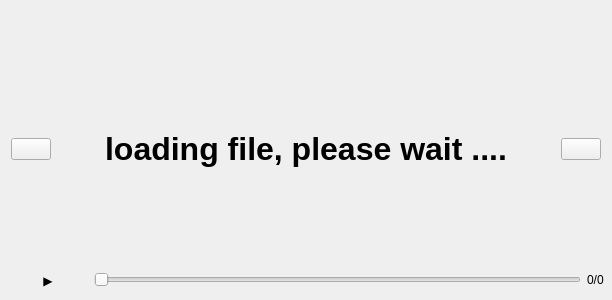
<?xml version="1.0" encoding="UTF-8"?>
<ui version="4.0">
 <class>ImgViewerWindow</class>
 <widget class="QWidget" name="ImgViewerWindow">
  <property name="geometry">
   <rect>
    <x>0</x>
    <y>0</y>
    <width>612</width>
    <height>300</height>
   </rect>
  </property>
  <property name="windowTitle">
    <string notr="true"/>
  </property>
  <layout class="QGridLayout" name="gridLayout">
   <item row="0" column="1">
    <widget class="QLabel" name="imgViewer">
     <property name="text">
      <string>&lt;html&gt;&lt;head/&gt;&lt;body&gt;&lt;p&gt;&lt;span style=&quot; font-size:24pt; font-weight:600;&quot;&gt;loading file, please wait ....&lt;/span&gt;&lt;/p&gt;&lt;/body&gt;&lt;/html&gt;</string>
     </property>
     <property name="alignment">
      <set>Qt::AlignCenter</set>
     </property>
    </widget>
   </item>
   <item row="0" column="0">
    <widget class="QPushButton" name="left_PushButton">
     <property name="sizePolicy">
      <sizepolicy hsizetype="Fixed" vsizetype="Fixed">
       <horstretch>0</horstretch>
       <verstretch>0</verstretch>
      </sizepolicy>
     </property>
     <property name="text">
      <string/>
     </property>
     <property name="icon">
      <iconset resource="img.qrc">
       <normaloff>:/img/img/left.png</normaloff>:/img/img/left.png</iconset>
     </property>
    </widget>
   </item>
   <item row="0" column="2">
    <widget class="QPushButton" name="right_PushButton">
     <property name="sizePolicy">
      <sizepolicy hsizetype="Fixed" vsizetype="Fixed">
       <horstretch>0</horstretch>
       <verstretch>0</verstretch>
      </sizepolicy>
     </property>
     <property name="text">
      <string/>
     </property>
     <property name="icon">
      <iconset resource="img.qrc">
       <normaloff>:/img/img/right.png</normaloff>:/img/img/right.png</iconset>
     </property>
    </widget>
   </item>
  </layout>
  <widget class="QWidget" name="playbackBar">
   <property name="geometry">
    <rect>
     <x>0</x>
     <y>260</y>
     <width>612</width>
     <height>40</height>
    </rect>
   </property>
   <layout class="QHBoxLayout" name="playbackLayout">
    <property name="leftMargin">
     <number>8</number>
    </property>
    <property name="rightMargin">
     <number>8</number>
    </property>
    <property name="topMargin">
     <number>4</number>
    </property>
    <property name="bottomMargin">
     <number>4</number>
    </property>
    <item>
     <widget class="QPushButton" name="play_PushButton">
      <property name="sizePolicy">
       <sizepolicy hsizetype="Fixed" vsizetype="Fixed">
        <horstretch>0</horstretch>
        <verstretch>0</verstretch>
       </sizepolicy>
      </property>
      <property name="minimumSize">
       <size>
        <width>32</width>
        <height>32</height>
       </size>
      </property>
      <property name="text">
       <string notr="true">▶</string>
      </property>
      <property name="flat">
       <bool>true</bool>
      </property>
     </widget>
    </item>
    <item>
     <widget class="QSlider" name="progress_Slider">
      <property name="orientation">
       <enum>Qt::Horizontal</enum>
      </property>
      <property name="minimum">
       <number>0</number>
      </property>
      <property name="value">
       <number>0</number>
      </property>
     </widget>
    </item>
    <item>
     <widget class="QLabel" name="frameInfo_Label">
      <property name="sizePolicy">
       <sizepolicy hsizetype="Fixed" vsizetype="Fixed">
        <horstretch>0</horstretch>
        <verstretch>0</verstretch>
       </sizepolicy>
      </property>
      <property name="text">
       <string notr="true">0/0</string>
      </property>
     </widget>
    </item>
   </layout>
  </widget>
 </widget>
 <resources>
  <include location="img.qrc"/>
 </resources>
 <connections/>
</ui>
